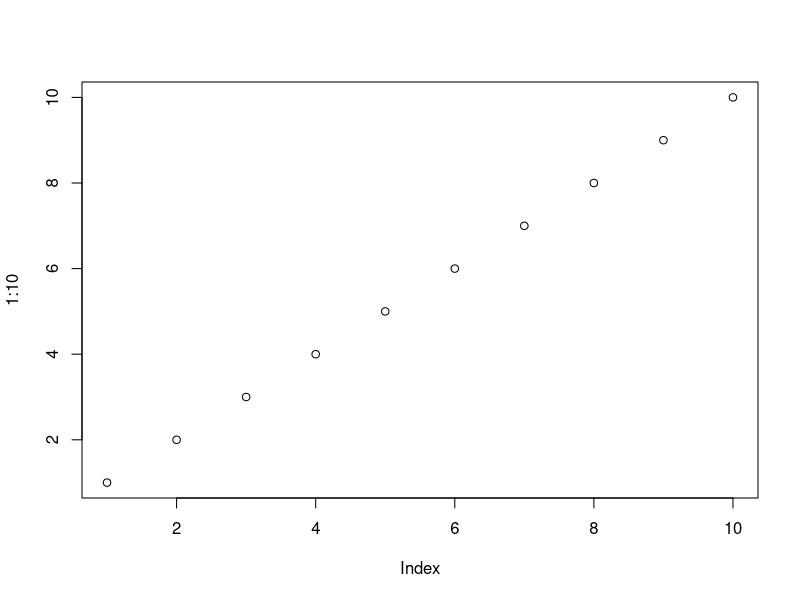
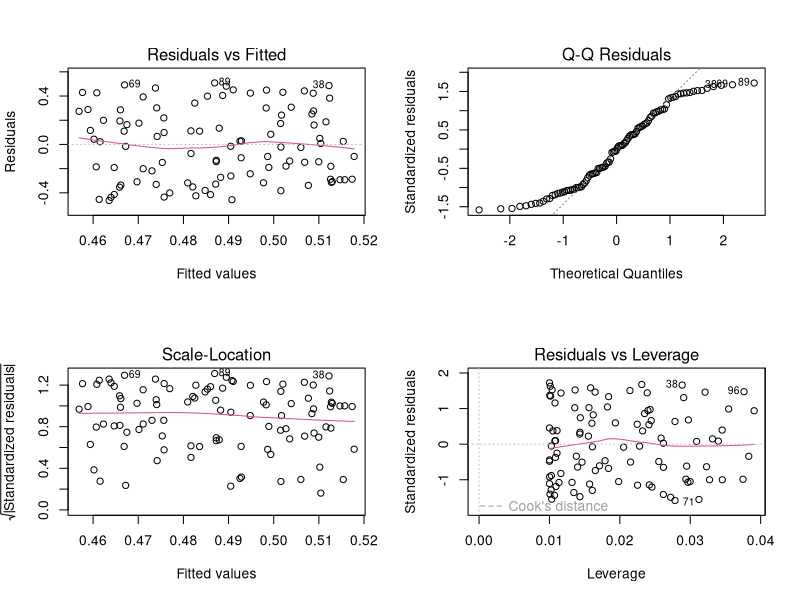
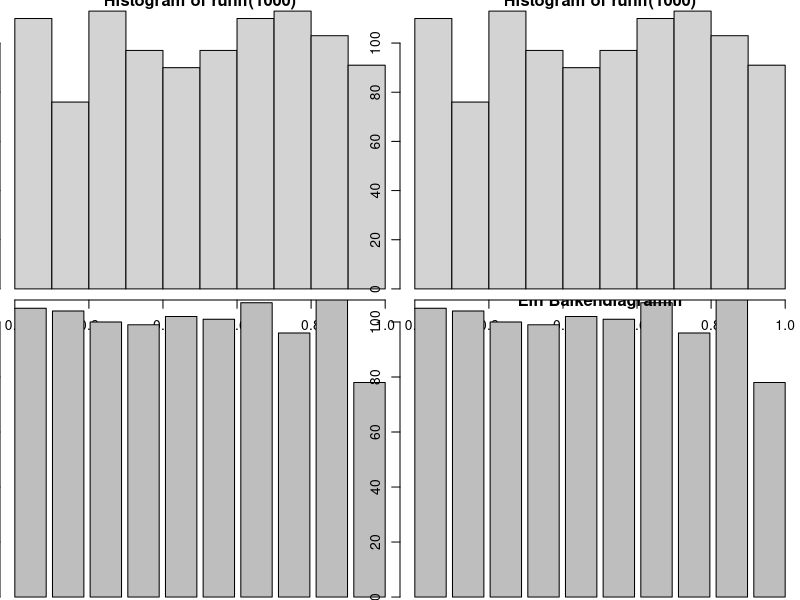

Write the R code that produced these figures, in order.
## ----setup, include=FALSE------------------------------------------------
knitr::opts_chunk$set(echo = TRUE)
library(knitr)

## ----eval=F--------------------------------------------------------------
## ?data.frame

## ------------------------------------------------------------------------
L3 <- LETTERS[1:3]
fac <- sample(L3, 10, replace = TRUE)
d <- data.frame(x = 1, y = 1:10, fac = fac)

## ----echo=F--------------------------------------------------------------
kable(d)

## ------------------------------------------------------------------------
head(d)

## ------------------------------------------------------------------------
A <- 1:10
A
str(A)

## ------------------------------------------------------------------------
B <- as.character(A)
B
str(B)

## ------------------------------------------------------------------------
AB <- sample(LETTERS,4)
AB <- as.factor(AB)
levels(AB) <- LETTERS
table(AB)

## ----eval=F--------------------------------------------------------------
## ?match

## ------------------------------------------------------------------------
1:10 %in% c(1,3,5,9)

## ------------------------------------------------------------------------
match(1:10,c(1,3,5,9))

## ------------------------------------------------------------------------
A <- 1:10
is.na(A)

## ------------------------------------------------------------------------
A[5] <- NA
is.na(A)

## ------------------------------------------------------------------------
A <- 1:10
length(A)

## ------------------------------------------------------------------------
a <- 5
if (a>4){
  cat("Dies stimmt")
}

## ------------------------------------------------------------------------
a <- 3
if (a>4){
  cat("Dies stimmt")
}

## ------------------------------------------------------------------------
A <- 1
for (i in 1:5){
  A <- A + i
  cat(A,"\n")
}

## ----eval=F--------------------------------------------------------------
## ?agrep

## ------------------------------------------------------------------------
agrep("lasy", "1 lazy 2")

## ------------------------------------------------------------------------
A <- 1:10
A
which(A==5)
which(A>5)

## ------------------------------------------------------------------------
A <- sample(1:10,100,replace=T)
table(A)

## ----eval=F--------------------------------------------------------------
## ?cut

## ------------------------------------------------------------------------
Z <- rnorm(10000)
head(Z)

## ------------------------------------------------------------------------
Zc <- cut(Z, breaks = -6:6)
head(Zc)

## ------------------------------------------------------------------------
table(Zc)

## ------------------------------------------------------------------------
plot(1:10)

## ------------------------------------------------------------------------
A <- runif(100)
B <- runif(100)
mod1 <- lm(A~B)

par(mfrow=c(2,2))
plot(mod1)

## ----eval=F--------------------------------------------------------------
## ?par

## ------------------------------------------------------------------------
par(mai=c(0,0,0,0))
plot(hist(runif(1000)))

## ------------------------------------------------------------------------
A <- sample(1:10,1000,replace=T)
tabA <- table(A)

barplot(tabA)

## ------------------------------------------------------------------------
barplot(tabA,xlab="Die Ausprägungen",
        ylab="Häufigkeiten",
        main="Ein Balkendiagramm")

